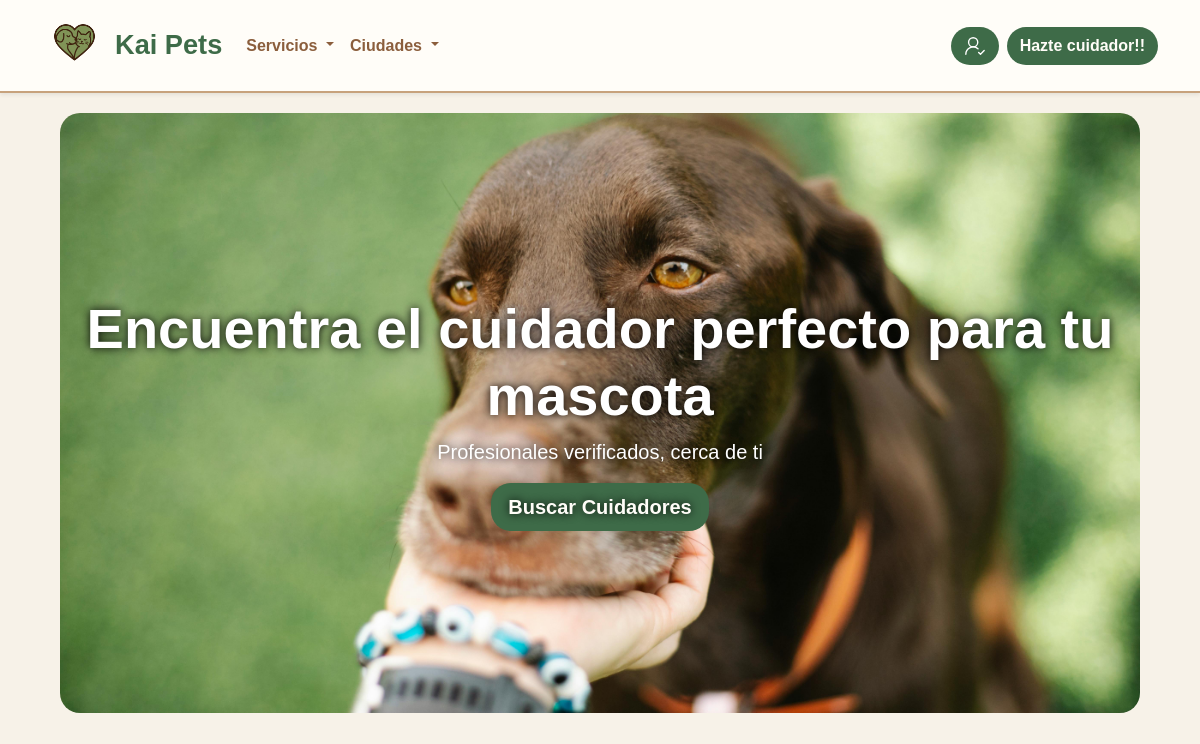
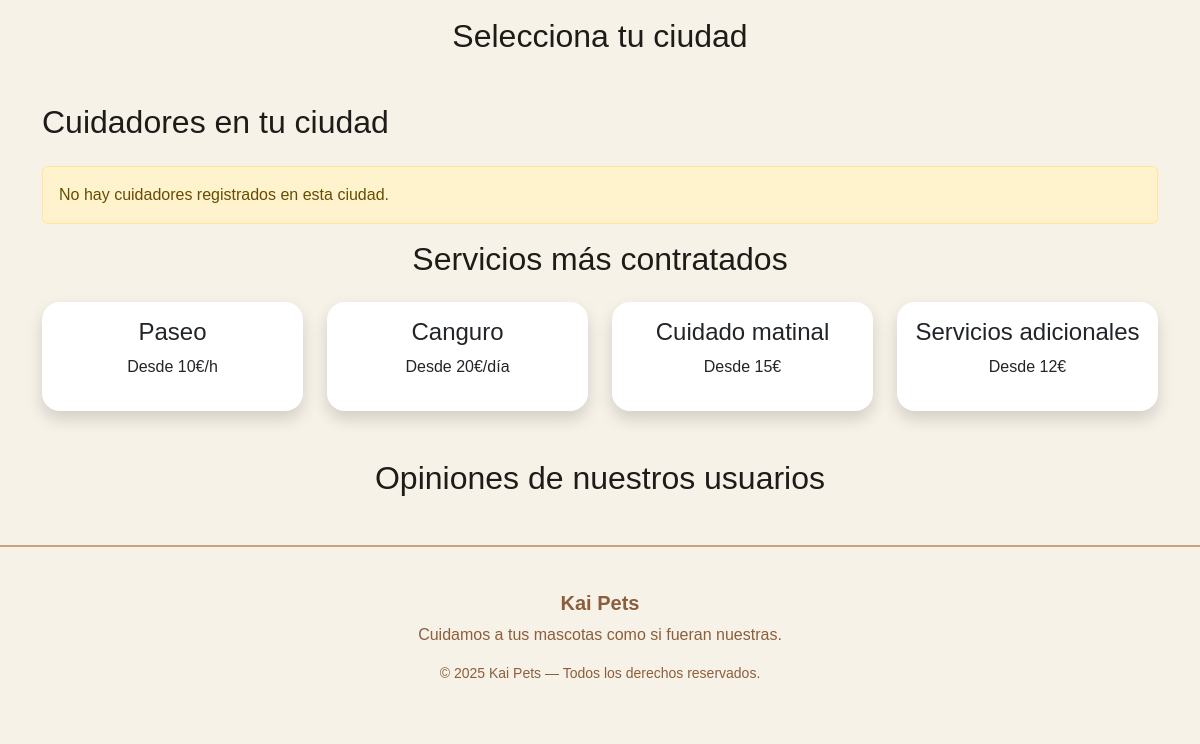
The app's page / (signed in), older data (2 pictures, top to bottom).
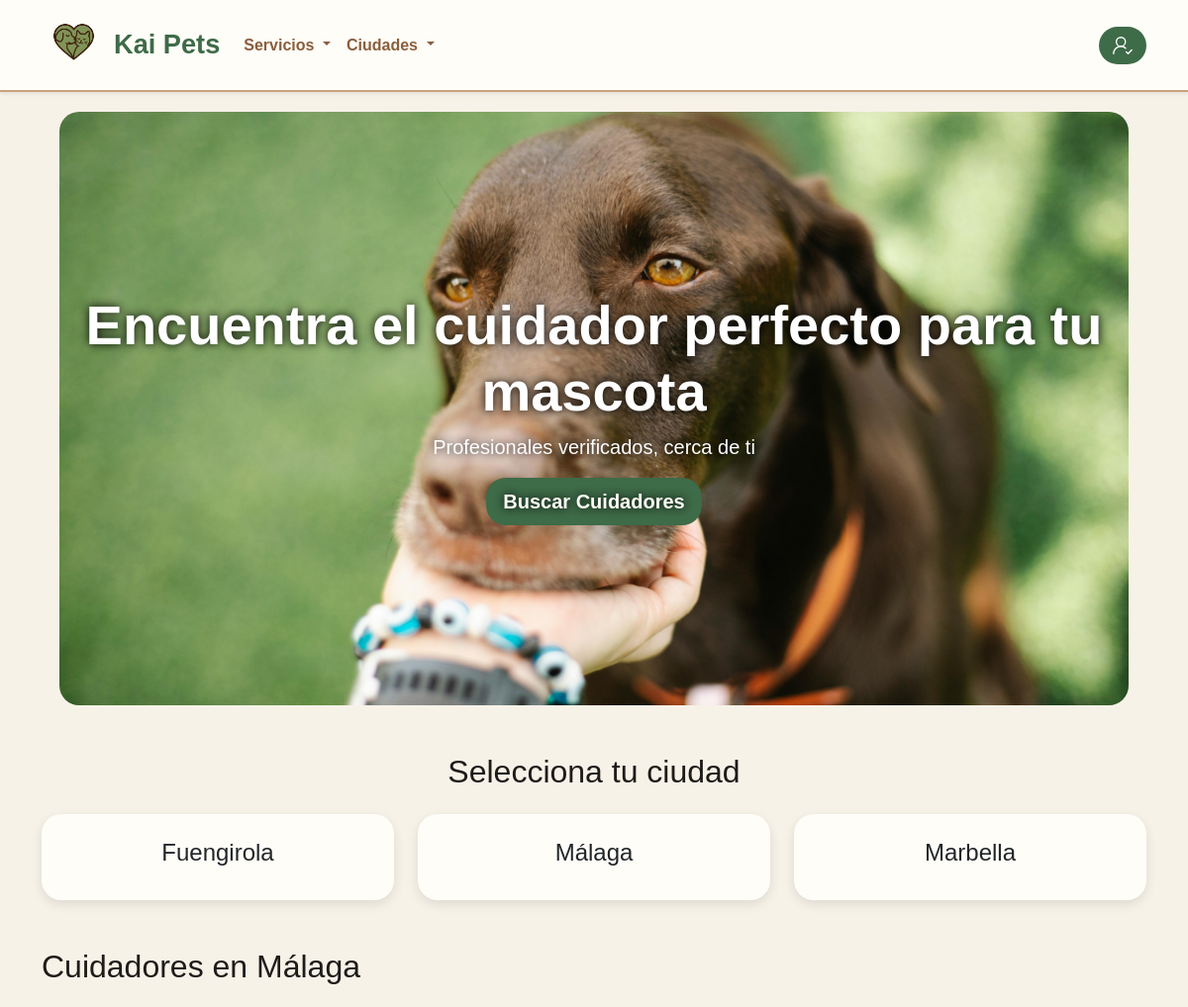
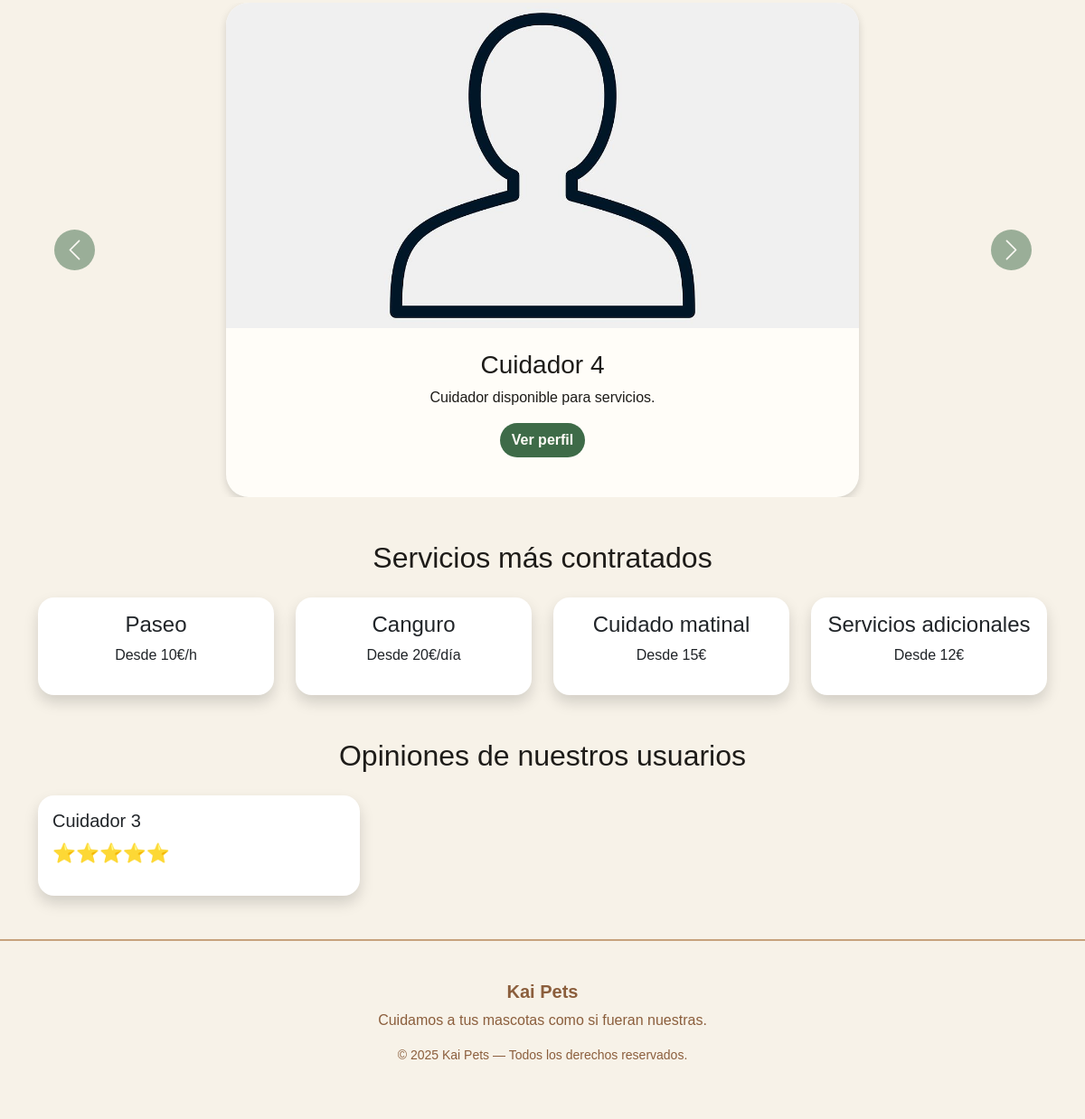
The same page, newer data (2 pictures, top to bottom).
### tables this page shows
CREATE TABLE `ciudades` (
  `id` int(11) NOT NULL,
  `nombre` varchar(100) NOT NULL
);

CREATE TABLE `cuidadores` (
  `id` int(11) NOT NULL,
  `usuario_id` int(11) NOT NULL,
  `ciudad_id` int(11) NOT NULL,
  `barrio` varchar(100) NOT NULL,
  `descripcion` text NOT NULL,
  `experiencia` varchar(255) DEFAULT NULL,
  `dni_foto` varchar(255) NOT NULL,
  `foto_perfil` varchar(255) NOT NULL
);

CREATE TABLE `usuarios` (
  `id` int(11) NOT NULL,
  `nombre` varchar(100) NOT NULL,
  `apellido` varchar(200) NOT NULL,
  `email` varchar(255) NOT NULL,
  `password` varchar(255) NOT NULL,
  `telefono` int(9) NOT NULL,
  `direccion` varchar(255) NOT NULL,
  `registro` timestamp NOT NULL DEFAULT current_timestamp(),
  `terminos` tinyint(1) NOT NULL DEFAULT 0,
  `admin` tinyint(1) NOT NULL DEFAULT 0,
  `cuidador` tinyint(1) NOT NULL DEFAULT 0,
  `ciudad_id` int(11) NOT NULL DEFAULT 1
);

CREATE TABLE `opiniones` (
  `id` int(11) NOT NULL,
  `cuidador_id` int(11) NOT NULL,
  `usuario_id` int(11) NOT NULL,
  `puntuacion` int(11) NOT NULL CHECK (`puntuacion` between 1 and 5),
  `comentario` text DEFAULT NULL,
  `fecha` datetime DEFAULT current_timestamp()
);

### index.php (the view, shortened to what this page needs)
<?php
require_once "php/conn_db.php";
$ciudad_id = isset($_GET['ciudad_id']) ? intval($_GET['ciudad_id']) : 1;
$ciudades_raw = $conn->query("SELECT * FROM ciudades")->fetchAll(PDO::FETCH_ASSOC);
$ciudades = [];
foreach ($ciudades_raw as $c) $ciudades[$c['id']] = $c;
$stmt = $conn->prepare("
    SELECT c.*, u.nombre, u.apellido
    FROM cuidadores c
    JOIN usuarios u ON u.id = c.usuario_id
    WHERE c.ciudad_id = ?
    ORDER BY c.id DESC
    LIMIT 10
");
$stmt->execute([$ciudad_id]);
$cuidadores = $stmt->fetchAll(PDO::FETCH_ASSOC);
$opiniones = $conn->query("
    SELECT o.*, u.nombre AS user_nombre, u.apellido AS user_apellido
    FROM opiniones o
    JOIN usuarios u ON u.id = o.usuario_id
    ORDER BY o.id DESC
    LIMIT 3
")->fetchAll(PDO::FETCH_ASSOC);
?>
<!DOCTYPE html>
<html lang="es">
<head>
<link rel="stylesheet" href="https://cdn.jsdelivr.net/npm/bootstrap@5.3.2/dist/css/bootstrap.min.css">
<link rel="stylesheet" href="/KaiPets/src/css/style.css">
</head>
<body>
<?php include "componentes/header.php"; ?>
<div class="hero mb-5">
    <div class="container text-center">
        <h1 class="display-4 fw-bold">Encuentra el cuidador perfecto para tu mascota</h1>
        <p class="lead">Profesionales verificados, cerca de ti</p>
        <a href="/KaiPets/pags/buscador.php" class="btn btn-lg btn-kai-green">Buscar Cuidadores</a>
    </div>
</div>
<div class="container">
    <h2 class="text-center mb-4">Selecciona tu ciudad</h2>
    <div class="row g-4 mb-5">
        <?php foreach ($ciudades as $c): ?>
        <div class="col-md-4">
            <a href="index.php?ciudad_id=<?= $c['id'] ?>" class="text-decoration-none text-dark">
                <div class="ciudad-card text-center">
                    <h4><?= htmlspecialchars($c['nombre']) ?></h4>
                </div>
            </a>
        </div>
        <?php endforeach; ?>
    </div>
    <h2 class="mb-4">
        Cuidadores en <?= htmlspecialchars($ciudades[$ciudad_id]['nombre'] ?? "tu ciudad") ?>
    </h2>
    <?php if (empty($cuidadores)): ?>
        <div class="alert alert-warning">No hay cuidadores registrados en esta ciudad.</div>
    <?php else: ?>
    <div id="cuidadoresCarousel" class="carousel slide mb-5" data-bs-ride="carousel">
        <div class="carousel-inner">
            <?php foreach ($cuidadores as $index => $c): ?>
            <div class="carousel-item <?= $index === 0 ? 'active' : '' ?>">
                <div class="cuidador-card mx-auto" style="max-width: 700px;">
                    <img src="<?= $c['foto_perfil'] ?>" class="card-img-top">
                    <div class="p-4 text-center">
                        <h3><?= htmlspecialchars($c['nombre'] . " " . $c['apellido']) ?></h3>
                        <p><?= htmlspecialchars($c['descripcion']) ?></p>
                        <a href="/KaiPets/pags/ver_cuidador.php?id=<?= $c['id'] ?>" class="btn btn-kai-green">
                            Ver perfil
                        </a>
                    </div>
                </div>
            </div>
            <?php endforeach; ?>
        </div>
        <button class="carousel-control-prev" type="button" data-bs-target="#cuidadoresCarousel" data-bs-slide="prev">
            <span class="carousel-control-prev-icon"></span>
        </button>
        <button class="carousel-control-next" type="button" data-bs-target="#cuidadoresCarousel" data-bs-slide="next">
            <span class="carousel-control-next-icon"></span>
        </button>
    </div>
    <?php endif; ?>
    <h2 class="text-center mb-4">Servicios más contratados</h2>
    <div class="row text-center mb-5 g-4">
        <div class="col-md-3"><div class="card p-3 shadow"><h4>Paseo</h4><p>Desde 10€/h</p></div></div>
        <div class="col-md-3"><div class="card p-3 shadow"><h4>Canguro</h4><p>Desde 20€/día</p></div></div>
        <div class="col-md-3"><div class="card p-3 shadow"><h4>Cuidado matinal</h4><p>Desde 15€</p></div></div>
        <div class="col-md-3"><div class="card p-3 shadow"><h4>Servicios adicionales</h4><p>Desde 12€</p></div></div>
    </div>
    <h2 class="text-center mb-4">Opiniones de nuestros usuarios</h2>
    <div class="row g-4 mb-5">
        <?php foreach ($opiniones as $op): ?>
        <div class="col-md-4">
            <div class="card shadow p-3">
                <h5><?= htmlspecialchars($op['user_nombre'] . " " . $op['user_apellido']) ?></h5>
                <div class="valoracion"><?= str_repeat("⭐", $op['puntuacion']) ?></div>
            </div>
        </div>
        <?php endforeach; ?>
    </div>
</div>
<?php include "componentes/footer.php"; ?>
</body>
</html>

### componentes/header.php (shortened to what this page needs)
<?php
$usuario = $_SESSION['usuario'] ?? null;
?>
<nav class="navbar navbar-expand-lg kai-header shadow-sm">
    <div class="container">
        <a class="navbar-brand d-flex align-items-center gap-2" href="/KaiPets/index.php">
            <img src="/KaiPets/src/img/logo_1.png" alt="LOGO" height="65">
            <span class="kai-title">Kai Pets</span>
        </a>
        <div class="collapse navbar-collapse justify-content-between" id="menuHeader">
            <ul class="navbar-nav">
                <li class="nav-item dropdown">
                    <a class="nav-link dropdown-toggle" href="#" data-bs-toggle="dropdown">
                        Servicios
                    </a>
                </li>
                <li class="nav-item dropdown">
                    <a class="nav-link dropdown-toggle" href="#" data-bs-toggle="dropdown">
                        Ciudades
                    </a>
                </li>
            </ul>
            <div class="d-flex">
                <?php if ($usuario): ?>
                    <a href="/KaiPets/pags/perfil.php" class="btn btn-kai-green btn-round ms-2">
                        <svg xmlns="http://www.w3.org/2000/svg" width="22" height="22"
                            viewBox="0 0 24 24" fill="none" stroke="#fff" stroke-width="1.5"
                            stroke-linecap="round" stroke-linejoin="round"
                            class="lucide lucide-user-round-check">
                            <path d="M2 21a8 8 0 0 1 13.292-6" />
                            <circle cx="10" cy="8" r="5" />
                            <path d="m16 19 2 2 4-4" />
                        </svg>
                    </a>
                <?php endif; ?>
                <?php if (!empty($usuario) && isset($usuario['cuidador']) && $usuario['cuidador'] == 0): ?>
                    <a href="/KaiPets/php/form_cuidador.php" class="btn btn-kai-green ms-2">
                        Hazte cuidador!!
                    </a>
                <?php endif; ?>
            </div>
        </div>
    </div>
</nav>

### componentes/footer.php (shortened to what this page needs)
<footer class="kai-footer mt-5">
    <div class="container text-center py-4">
        <h5 class="fw-bold mb-2">Kai Pets</h5>
        <p class="mb-1">Cuidamos a tus mascotas como si fueran nuestras.</p>
        <p class="small mt-3">© <?php echo date('Y'); ?> Kai Pets — Todos los derechos reservados.</p>
    </div>
</footer>

### src/css/style.css (style rules this page uses)
:root { --verde-oscuro: #3E6B48; --verde-claro: #7CAF7C; --marron-oscuro: #8B5E3C; --marron-claro: #C7A27C; --crema: #F7F2E8; --blanco: #FFFDF8; --negro: #1e1c19; }
body { background: var(--crema); color: var(--negro); font-family: 'Arial', sans-serif; }
.card { border-radius: 18px; border: none; }
.kai-header { background: var(--blanco) !important; border-bottom: 2px solid var(--marron-claro) !important; }
.kai-title { font-size: 1.7rem; font-weight: 700; color: var(--verde-oscuro) !important; }
.kai-header .nav-link { color: var(--marron-oscuro) !important; font-weight: 600; }
.btn-kai-green { background: var(--verde-oscuro); color: var(--blanco); font-weight: 600; border-radius: 20px; }
.hero { background: url('/KaiPets/src/img/hero_pets.jpg') center/cover no-repeat; height: 600px; width: 90%; margin: 20px auto 0 auto; border-radius: 20px; display: flex; align-items: center; justify-content: center; color: white; text-shadow: 0 0 10px black; }
.ciudad-card { background: var(--blanco); padding: 25px; border-radius: 20px; transition: .25s; box-shadow: 0 4px 12px rgba(0,0,0,0.1); }
.cuidador-card { background: var(--blanco); border-radius: 25px; padding-bottom: 20px; box-shadow: 0 4px 10px rgba(0,0,0,0.15); }
.cuidador-card img { height: 360px; width: 100%; object-fit: cover; border-radius: 25px 25px 0 0; }
.valoracion { color: gold; font-size: 1.3rem; }
.carousel-control-prev, .carousel-control-next { width: 80px; }
.carousel-control-prev-icon, .carousel-control-next-icon { background-color: var(--verde-oscuro); border-radius: 50%; width: 45px; height: 45px; background-size: 60%; padding: 10px; filter: none !important; }
.kai-footer { background: var(--crema); border-top: 2px solid var(--marron-claro); color: var(--marron-oscuro); padding: 20px; }

Row changes from the older to the newer data that the page shows:
added ciudades: nombre "Fuengirola"
added ciudades: nombre "Málaga"
added ciudades: nombre "Marbella"
added cuidadores: foto_perfil (picture), usuario.apellido "Cuidador 4", descripcion "Cuidador disponible para servicios."
added opiniones: usuario.apellido "Cuidador 3", puntuacion "⭐⭐⭐⭐⭐"
Text that changed along with them:
$ciudades[$ciudad_id]['nombre']: "tu ciudad" → (not shown)
text no longer shown: "Hazte cuidador!! No hay cuidadores registrados en esta ciudad."
